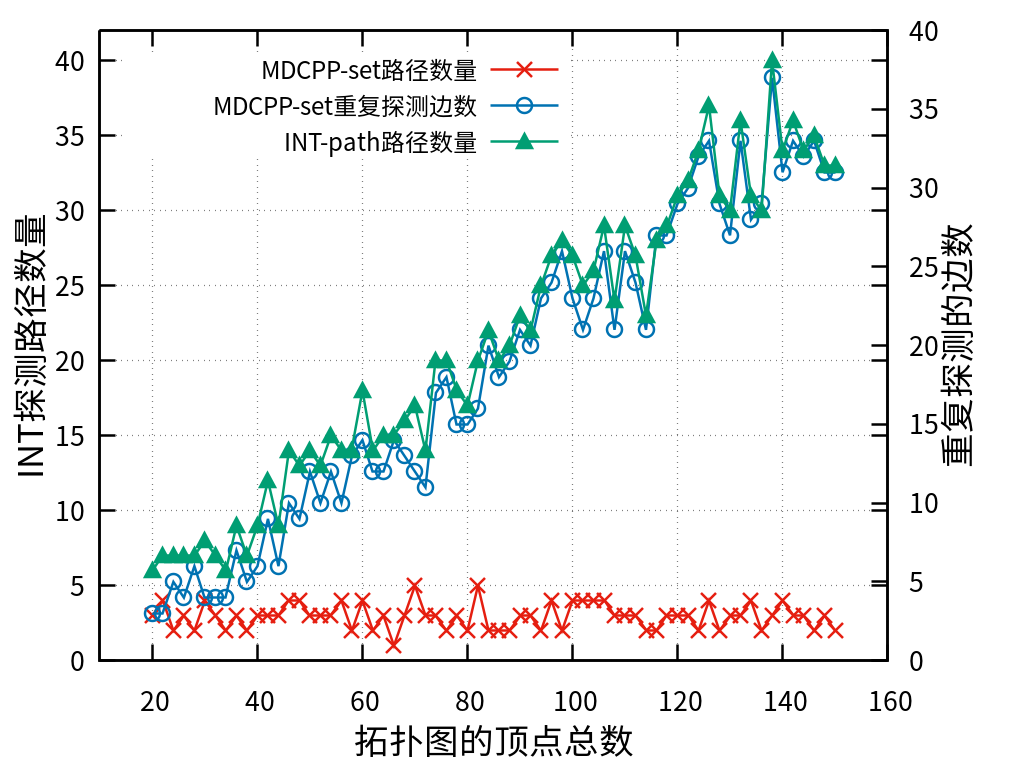

gnuplot code for this plot:
reset
set key center at 15, 37

set size ratio 0.8


set grid

set xlabel "拓扑图的顶点总数" offset 0,0.5 font "Microsoft YaHei,26"
set ylabel "INT探测路径数量" offset 1.7,0 font "Microsoft YaHei,26"
set y2label "重复探测的边数" offset -1.7,0 font "Microsoft YaHei,26"

set key left
set key font ",18"
set y2tics
set yrange [0:42]
set xrange [10:160]
set xtics 0,20,160
plot 'data2.txt' using 1:2 title"MDCPP-set路径数量" with linespoints ls 7 pt 2 pointsize 2.5,\
'data2.txt' using 1:3 title"MDCPP-set重复探测边数" with linespoints ls 6 pointsize 2.5 axes x1y2,\
'data2.txt' using 1:4 title"INT-path路径数量" with linespoints ls 8 pt 9 lc 10 pointsize 2.5

set terminal pngcairo size 1024,768 color solid linewidth 2.5 font "Microsoft YaHei,20"
set output "figure2_ch.png"

replot

set output
